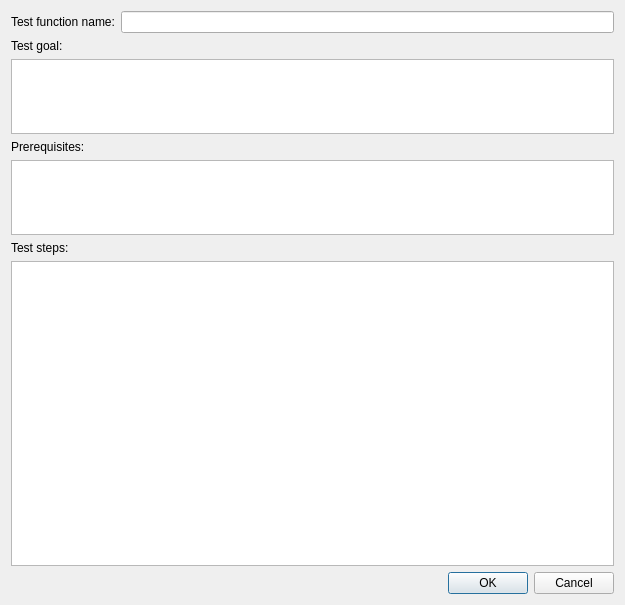
<?xml version="1.0" encoding="UTF-8"?>
<ui version="4.0">
 <class>AddManualTestDlg</class>
 <widget class="QDialog" name="AddManualTestDlg">
  <property name="geometry">
   <rect>
    <x>0</x>
    <y>0</y>
    <width>625</width>
    <height>605</height>
   </rect>
  </property>
  <property name="windowTitle">
   <string>Add Manual Test</string>
  </property>
  <layout class="QVBoxLayout" name="verticalLayout">
   <item>
    <layout class="QHBoxLayout" name="horizontalLayout">
     <item>
      <widget class="QLabel" name="label">
       <property name="text">
        <string>Test function name:</string>
       </property>
      </widget>
     </item>
     <item>
      <widget class="QLineEdit" name="lineEdit"/>
     </item>
    </layout>
   </item>
   <item>
    <widget class="QLabel" name="label_2">
     <property name="text">
      <string>Test goal:</string>
     </property>
    </widget>
   </item>
   <item>
    <widget class="QPlainTextEdit" name="plainTextEdit">
     <property name="sizePolicy">
      <sizepolicy hsizetype="Expanding" vsizetype="Preferred">
       <horstretch>0</horstretch>
       <verstretch>0</verstretch>
      </sizepolicy>
     </property>
     <property name="maximumSize">
      <size>
       <width>16777215</width>
       <height>75</height>
      </size>
     </property>
    </widget>
   </item>
   <item>
    <widget class="QLabel" name="label_3">
     <property name="text">
      <string>Prerequisites:</string>
     </property>
    </widget>
   </item>
   <item>
    <widget class="QPlainTextEdit" name="plainTextEdit_2">
     <property name="sizePolicy">
      <sizepolicy hsizetype="Expanding" vsizetype="Preferred">
       <horstretch>0</horstretch>
       <verstretch>0</verstretch>
      </sizepolicy>
     </property>
     <property name="maximumSize">
      <size>
       <width>16777215</width>
       <height>75</height>
      </size>
     </property>
    </widget>
   </item>
   <item>
    <widget class="QLabel" name="label_4">
     <property name="text">
      <string>Test steps:</string>
     </property>
    </widget>
   </item>
   <item>
    <widget class="QTableWidget" name="tableWidget">
     <property name="sizePolicy">
      <sizepolicy hsizetype="Expanding" vsizetype="MinimumExpanding">
       <horstretch>0</horstretch>
       <verstretch>0</verstretch>
      </sizepolicy>
     </property>
    </widget>
   </item>
   <item>
    <widget class="QDialogButtonBox" name="buttonBox">
     <property name="orientation">
      <enum>Qt::Horizontal</enum>
     </property>
     <property name="standardButtons">
      <set>QDialogButtonBox::Cancel|QDialogButtonBox::Ok</set>
     </property>
    </widget>
   </item>
  </layout>
 </widget>
 <tabstops>
  <tabstop>lineEdit</tabstop>
  <tabstop>plainTextEdit</tabstop>
  <tabstop>plainTextEdit_2</tabstop>
  <tabstop>tableWidget</tabstop>
  <tabstop>buttonBox</tabstop>
 </tabstops>
 <resources/>
 <connections>
  <connection>
   <sender>buttonBox</sender>
   <signal>accepted()</signal>
   <receiver>AddManualTestDlg</receiver>
   <slot>accept()</slot>
   <hints>
    <hint type="sourcelabel">
     <x>248</x>
     <y>254</y>
    </hint>
    <hint type="destinationlabel">
     <x>157</x>
     <y>274</y>
    </hint>
   </hints>
  </connection>
  <connection>
   <sender>buttonBox</sender>
   <signal>rejected()</signal>
   <receiver>AddManualTestDlg</receiver>
   <slot>reject()</slot>
   <hints>
    <hint type="sourcelabel">
     <x>316</x>
     <y>260</y>
    </hint>
    <hint type="destinationlabel">
     <x>286</x>
     <y>274</y>
    </hint>
   </hints>
  </connection>
 </connections>
</ui>
